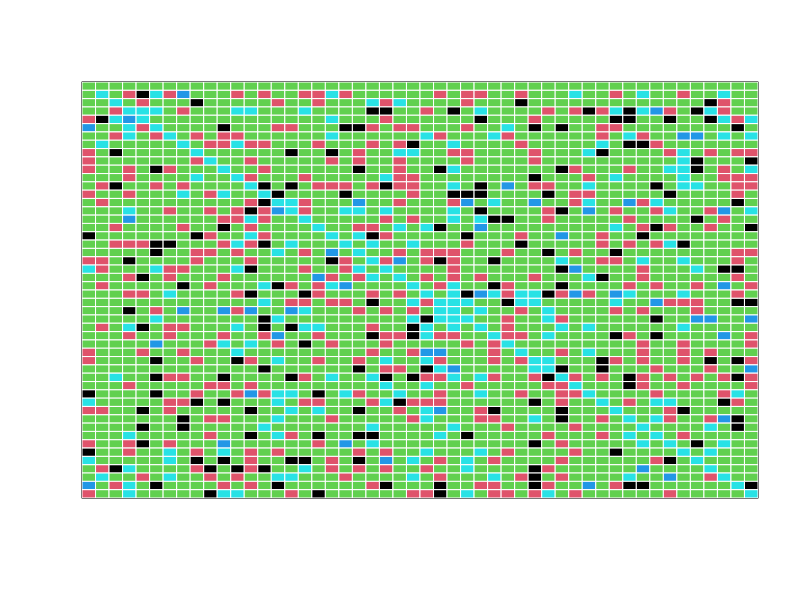
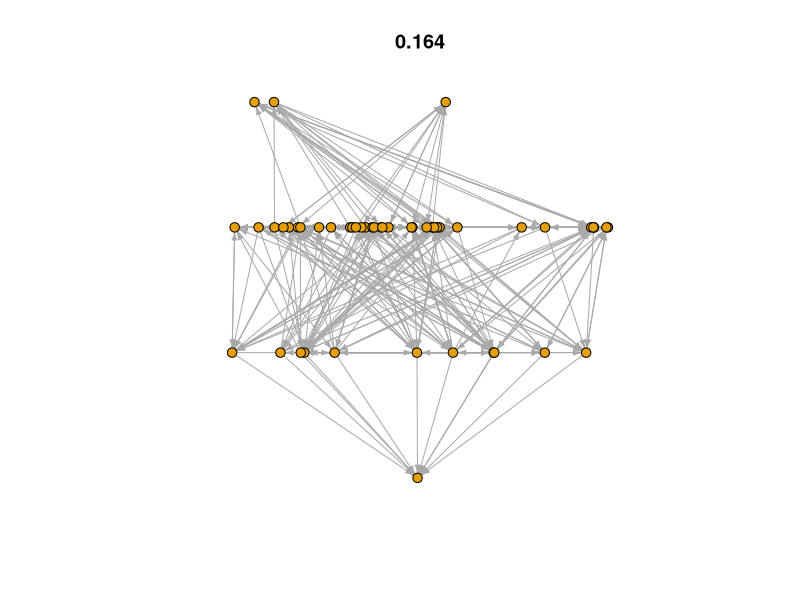

Here is the R script that generated these plots, in order:
rm(list=c(ls()))

library(igraph)
library(plotrix)
library(RColorBrewer)


num_play <- 50

#Interaction probabilities
#Must add to 1
pr_a <- 1/5
pr_n <- 1/5
pr_i <- 1/5
pr_m <- 1/5
pr_e <- 1/5

#Pairwise interaction probabilities

# pr_aa <- pr_a*(pr_a/(pr_a + pr_i))
# pr_ai <- pr_a*(pr_i/(pr_a + pr_i))
# 
# pr_nn <- pr_n*(pr_n/(pr_i + pr_n + pr_e + pr_m))
# pr_ni <- pr_n*(pr_i/(pr_i + pr_n + pr_e + pr_m))
# pr_nm <- pr_n*(pr_m/(pr_i + pr_n + pr_e + pr_m))
# pr_ne <- pr_n*(pr_e/(pr_i + pr_n + pr_e + pr_m))
# 
# pr_ia <- pr_i*(pr_a/(pr_a + pr_n + pr_i + pr_e))
# pr_in <- pr_i*(pr_n/(pr_a + pr_n + pr_i + pr_e))
# pr_ii <- pr_i*(pr_i/(pr_a + pr_n + pr_i + pr_e))
# pr_ie <- pr_i*(pr_e/(pr_a + pr_n + pr_i + pr_e))
# 
# pr_mn <- pr_m*pr_n
# 
# pr_ei <- pr_e*(pr_i/(pr_i + pr_n + pr_e))
# pr_en <- pr_e*(pr_n/(pr_i + pr_n + pr_e))
# pr_ee <- pr_e*(pr_e/(pr_i + pr_n + pr_e))

pw_prob <- c(
  pr_ne = 0.025,
  pr_nn = 0.025,
  pr_ni = 0.05,
  pr_nm = 0.05,
  pr_ia = 0.05,
  pr_ie = 0.2,
  pr_ii = 0.5,
  pr_aa = 0.05,
  pr_ee = 0.05
)
#make sure this vector sums to one
pw_prob <- pw_prob / sum(pw_prob)

#Define player interaction matrix
int_m <- matrix(0,num_play,num_play)

#Fill out matrix based on probabilities above
prob_line <- cumsum(sort(pw_prob))

for (i in 1:num_play) {
  for (j in 1:num_play) {
    
    if (i < j) {
      
      #draw an interaction pair
      r_draw <- runif(1)
      
      if (r_draw < prob_line[2]) {
        #Obtain the interaction types from the probability line, randomize, and assign
        int_name <- unlist(strsplit(strsplit(names(prob_line)[1],"_")[[1]][2],""))
        mij <- sample(int_name,2,replace=FALSE)
        int_m[i,j] <- mij[1]
        int_m[j,i] <- mij[2]
      }
      
      if ((r_draw > prob_line[1]) && (r_draw < prob_line[2])) {
        #Obtain the interaction types from the probability line, randomize, and assign
        int_name <- unlist(strsplit(strsplit(names(prob_line)[2],"_")[[1]][2],""))
        mij <- sample(int_name,2,replace=FALSE)
        int_m[i,j] <- mij[1]
        int_m[j,i] <- mij[2]
      }
      
      if ((r_draw > prob_line[2]) && (r_draw < prob_line[3])) {
        #Obtain the interaction types from the probability line, randomize, and assign
        int_name <- unlist(strsplit(strsplit(names(prob_line)[3],"_")[[1]][2],""))
        mij <- sample(int_name,2,replace=FALSE)
        int_m[i,j] <- mij[1]
        int_m[j,i] <- mij[2]
      }
      
      if ((r_draw > prob_line[3]) && (r_draw < prob_line[4])) {
        #Obtain the interaction types from the probability line, randomize, and assign
        int_name <- unlist(strsplit(strsplit(names(prob_line)[4],"_")[[1]][2],""))
        mij <- sample(int_name,2,replace=FALSE)
        int_m[i,j] <- mij[1]
        int_m[j,i] <- mij[2]
      }
      
      if ((r_draw > prob_line[4]) && (r_draw < prob_line[5])) {
        #Obtain the interaction types from the probability line, randomize, and assign
        int_name <- unlist(strsplit(strsplit(names(prob_line)[5],"_")[[1]][2],""))
        mij <- sample(int_name,2,replace=FALSE)
        int_m[i,j] <- mij[1]
        int_m[j,i] <- mij[2]
      }
      
      if ((r_draw > prob_line[5]) && (r_draw < prob_line[6])) {
        #Obtain the interaction types from the probability line, randomize, and assign
        int_name <- unlist(strsplit(strsplit(names(prob_line)[6],"_")[[1]][2],""))
        mij <- sample(int_name,2,replace=FALSE)
        int_m[i,j] <- mij[1]
        int_m[j,i] <- mij[2]
      }
      
      if ((r_draw > prob_line[6]) && (r_draw < prob_line[7])) {
        #Obtain the interaction types from the probability line, randomize, and assign
        int_name <- unlist(strsplit(strsplit(names(prob_line)[7],"_")[[1]][2],""))
        mij <- sample(int_name,2,replace=FALSE)
        int_m[i,j] <- mij[1]
        int_m[j,i] <- mij[2]
      }
      
      if ((r_draw > prob_line[7]) && (r_draw < prob_line[8])) {
        #Obtain the interaction types from the probability line, randomize, and assign
        int_name <- unlist(strsplit(strsplit(names(prob_line)[8],"_")[[1]][2],""))
        mij <- sample(int_name,2,replace=FALSE)
        int_m[i,j] <- mij[1]
        int_m[j,i] <- mij[2]
      }
      
      if ((r_draw > prob_line[8]) && (r_draw < prob_line[9])) {
        #Obtain the interaction types from the probability line, randomize, and assign
        int_name <- unlist(strsplit(strsplit(names(prob_line)[9],"_")[[1]][2],""))
        mij <- sample(int_name,2,replace=FALSE)
        int_m[i,j] <- mij[1]
        int_m[j,i] <- mij[2]
      }
      
    }
  }
}
#Determine which are active players and which aren't
for (i in 1:num_play) {
  if (length(which(int_m[i,] == "e")) > 0) {
    int_m[i,i] <- "n"
  } else {
    int_m[i,i] = "i"
  }
}

#Implement posthoc Rules

#1: Row/Col 1 is the sun
int_m[1,] <- rep("i",num_play)

#2: if player A contains an "m" with player B, player B is "i" with everything
# except it is "n" with player A


#Visualize matrix:
xx=matrix(as.numeric(as.factor(int_m)),c(num_play,num_play))
color2D.matplot(xx,extremes=c(1:5), border="white", axes=FALSE, xlab="", ylab="",main="")

fw <- (int_m == "e")*1
fw_g <- graph.adjacency(fw)
basal_pos <- 1
trophic <- sapply(1:num_play,function(x){shortest.paths(fw_g,v = basal_pos, to = x)})
coords <- cbind(runif(num_play),trophic); coords[basal_pos,] <- c(0.5,trophic[basal_pos])
plot(fw_g,layout=coords,vertex.size=5,edge.arrow.size=0.4,main=ecount(fw_g)/num_play^2,vertex.label=NA)

#for 'need' coexistence: if vector of need for spA != player vector, spA is locally extinct


